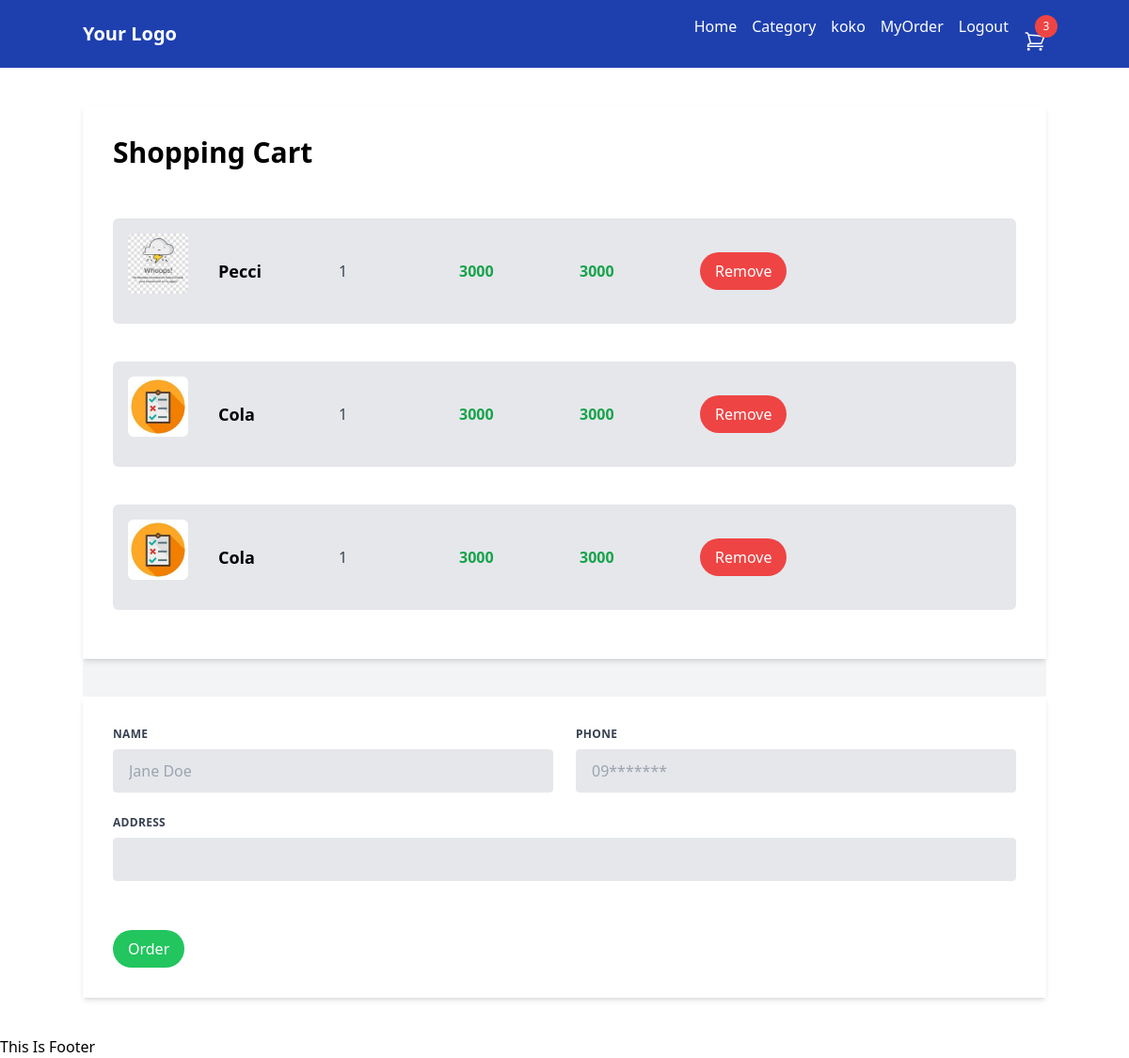
The app's page /product/cartList/ (signed in) with its own data.
### myshop/models.py (models this page shows, shortened)
class Cart(models.Model):
    product = models.ForeignKey(Product, on_delete=models.CASCADE)
    qty = models.IntegerField()
    user = models.ForeignKey(User,on_delete=models.CASCADE, default=None)
    created_at = models.DateTimeField(default=None)

class Product(models.Model):
    name = models.CharField(max_length=100)
    image = models.ImageField(default=None)
    category = models.ForeignKey(Category, on_delete=models.CASCADE)
    price = models.IntegerField(default=None)
    qty = models.IntegerField(default=None)
    created_at = models.DateTimeField(default=None)

### myshop/views.py (the view)
# urls.py: path('cartList/', CartList),
def CartList(request):
    cart = Cart.objects.filter(user_id=request.user.id)
    for item in cart:
        item.total = item.product.price * item.qty
    return render(request, 'cartList.html',{'cart':cart})

### utils/context_processors.py (called while the page is built)
def category(request):
    category = Category.objects.all()
    return {'cat':category}

def cartCount(request):
    count = Cart.objects.filter(user_id=request.user.id).count()
    return {'count':count}

### myshop/templates/cartList.html (shortened to what this page needs)
{% extends "base.html" %}
{% block body %}
<div class="bg-gray-100 font-sans">
    <div class="container mx-auto my-10 p-8 bg-white shadow-md">
        <h1 class="text-3xl font-bold mb-8">Shopping Cart</h1>
      {% if cart %}
        <div class="flex flex-col">
        {% for c in cart %}
            <div class="flex flex-row bg-gray-200 p-4 rounded-md my-5">
                <img src="{{c.product.image.url}}" alt="Product Image" class="w-16 h-16 object-cover mb-4 rounded-md">
                <div class="flex items-center justify-between">
                    <h2 class="text-lg font-bold ml-8 w-32">{{c.product.name}}</h2>
                    <p class="text-gray-700 w-32">{{c.qty}}</p>
                    <p class="text-green-600 font-bold w-32">{{c.product.price}}</p>
                    <p class="text-green-600 font-bold w-32">{{ c.total }}</p>
                    <a href="/product/cartDelete/{{c.id}}" class="bg-red-500 text-white py-2 px-4 rounded-full hover:bg-blue-700">Remove</a>
                </div>
            </div>
        {% endfor %}
        </div>
      {% else %}
      <div class="flex flex-row bg-gray-200 p-4 rounded-md my-5">
            <h2 class="text-lg font-bold ml-8 mr-20 w-50">Nothing in Your Cart!</h2>
            <a href="/product/list/" class="bg-red-500 text-white py-2 px-4 rounded-full hover:bg-blue-700">See Products</a>
    </div>
      {% endif %}
    </div>
    {% if cart %}
      <form method="POST" action="/product/cartOrderCreate/" class="container mx-auto my-10 p-8 bg-white shadow-md">
        <div class=" flex flex-wrap -mx-3 mb-6">
          <div class="w-full md:w-1/2 px-3 mb-6 md:mb-0">
            <label class="block uppercase tracking-wide text-gray-700 text-xs font-bold mb-2">
              Name
            </label>
            <input name="name" type="text" placeholder="Jane Doe" required class="appearance-none block w-full bg-gray-200 text-gray-700 border border-gray-200 rounded py-3 px-4 leading-tight focus:outline-none focus:bg-white focus:border-gray-500">
          </div>
          <div class="w-full md:w-1/2 px-3">
            <label class="block uppercase tracking-wide text-gray-700 text-xs font-bold mb-2">
              Phone
            </label>
            <input name="phone" type="number" placeholder="09*******" required class="appearance-none block w-full bg-gray-200 text-gray-700 border border-gray-200 rounded py-3 px-4 leading-tight focus:outline-none focus:bg-white focus:border-gray-500">
          </div>
        </div>
        <div class="flex flex-wrap -mx-3 mb-6">
          <div class="w-full px-3">
            <label class="block uppercase tracking-wide text-gray-700 text-xs font-bold mb-2">
              Address
            </label>
            <input name="address" type="text" required class="appearance-none block w-full bg-gray-200 text-gray-700 border border-gray-200 rounded py-3 px-4 mb-3 leading-tight focus:outline-none focus:bg-white focus:border-gray-500">
          </div>
        </div>
        <button type="submit" class="mt-4 bg-green-500 text-white py-2 px-4 rounded-full hover:bg-blue-700">Order</a>
      </form>
    {% endif %}
</div>
{% endblock body %}

### templates/base.html (shortened to what this page needs)
<html>
    <head>
        <script src="https://cdn.tailwindcss.com"></script>
    </head>
    <body>
        {% include "header.html" %}
        <div class="container mx-auto">
            {% block body %}{% endblock body %}
        </div>
        {% include "footer.html" %}
    </body>
</html>

### templates/header.html (shortened to what this page needs)
<nav class="bg-blue-800 p-4">
    <div class="container mx-auto flex justify-between items-center">
        <a href="#" class="text-white text-xl font-bold">Your Logo</a>
        <div class="flex flex-row space-x-4">
            <a href="/product/list/" class="text-white">Home</a>
            <div class="relative group1">
                <a href="#" class="text-white group1-hover:text-gray-300"> Category </a>
            </div>
            <div class="relative group2">
                <a href="#" class="text-white group2-hover:text-gray-300"> {{ user.username }}</a>
            </div>
            <a href="/product/orderList/" class="text-white">MyOrder</a>
            <a href="/logout/" class="text-white">Logout</a>
            <div class="relative" onClick="window.location='/product/cartList/';">
                <div class="t-0 absolute left-3">
                    <p class="flex h-2 w-2 items-center justify-center rounded-full bg-red-500 p-3 text-xs text-white">
                        {{ count }}
                    </p>
                </div>
            </div>
        </div>
    </div>
</nav>

### templates/footer.html
<p>This Is Footer</p>

### records on screen
Cart: product.image (picture), product.name "Pecci", qty "1", product.price "3000", total "3000"
Cart: product.image (picture), product.name "Cola", qty "1", product.price "3000", total "3000"
Cart: product.image (picture), product.name "Cola", qty "1", product.price "3000", total "3000"

### other values on screen
{{ user.username }} "koko"
{{ count }} "3"
